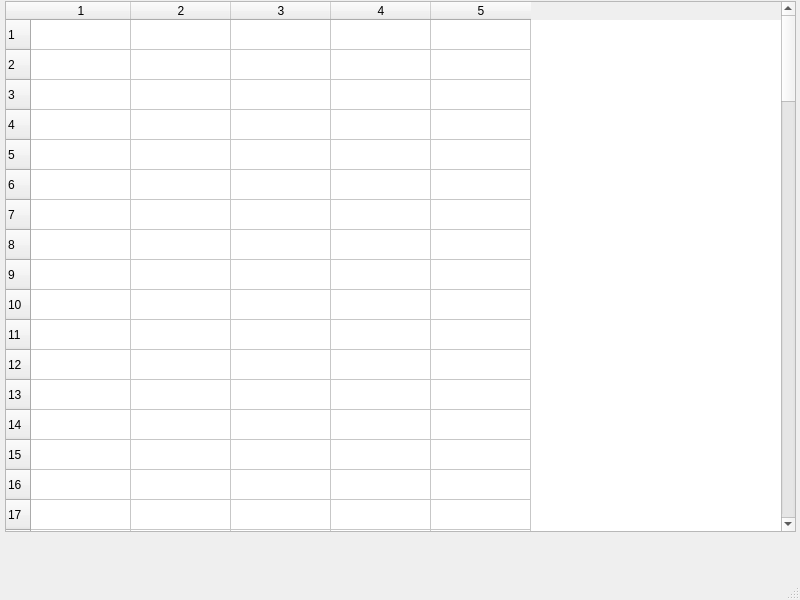
<?xml version="1.0" encoding="UTF-8"?>
<ui version="4.0">
 <class>Attendance</class>
 <widget class="QMainWindow" name="Attendance">
  <property name="geometry">
   <rect>
    <x>0</x>
    <y>0</y>
    <width>800</width>
    <height>600</height>
   </rect>
  </property>
  <property name="windowTitle">
   <string>MainWindow</string>
  </property>
  <widget class="QWidget" name="centralwidget">
   <widget class="QTableWidget" name="tableWidget">
    <property name="geometry">
     <rect>
      <x>5</x>
      <y>1</y>
      <width>791</width>
      <height>531</height>
     </rect>
    </property>
    <property name="rowCount">
     <number>100</number>
    </property>
    <property name="columnCount">
     <number>5</number>
    </property>
    <row/>
    <row/>
    <row/>
    <row/>
    <row/>
    <row/>
    <row/>
    <row/>
    <row/>
    <row/>
    <row/>
    <row/>
    <row/>
    <row/>
    <row/>
    <row/>
    <row/>
    <row/>
    <row/>
    <row/>
    <row/>
    <row/>
    <row/>
    <row/>
    <row/>
    <row/>
    <row/>
    <row/>
    <row/>
    <row/>
    <row/>
    <row/>
    <row/>
    <row/>
    <row/>
    <row/>
    <row/>
    <row/>
    <row/>
    <row/>
    <row/>
    <row/>
    <row/>
    <row/>
    <row/>
    <row/>
    <row/>
    <row/>
    <row/>
    <row/>
    <row/>
    <row/>
    <row/>
    <row/>
    <row/>
    <row/>
    <row/>
    <row/>
    <row/>
    <row/>
    <row/>
    <row/>
    <row/>
    <row/>
    <row/>
    <row/>
    <row/>
    <row/>
    <row/>
    <row/>
    <row/>
    <row/>
    <row/>
    <row/>
    <row/>
    <row/>
    <row/>
    <row/>
    <row/>
    <row/>
    <row/>
    <row/>
    <row/>
    <row/>
    <row/>
    <row/>
    <row/>
    <row/>
    <row/>
    <row/>
    <row/>
    <row/>
    <row/>
    <row/>
    <row/>
    <row/>
    <row/>
    <row/>
    <row/>
    <row/>
    <column/>
    <column/>
    <column/>
    <column/>
    <column/>
   </widget>
  </widget>
  <widget class="QStatusBar" name="statusbar"/>
 </widget>
 <resources/>
 <connections/>
</ui>
